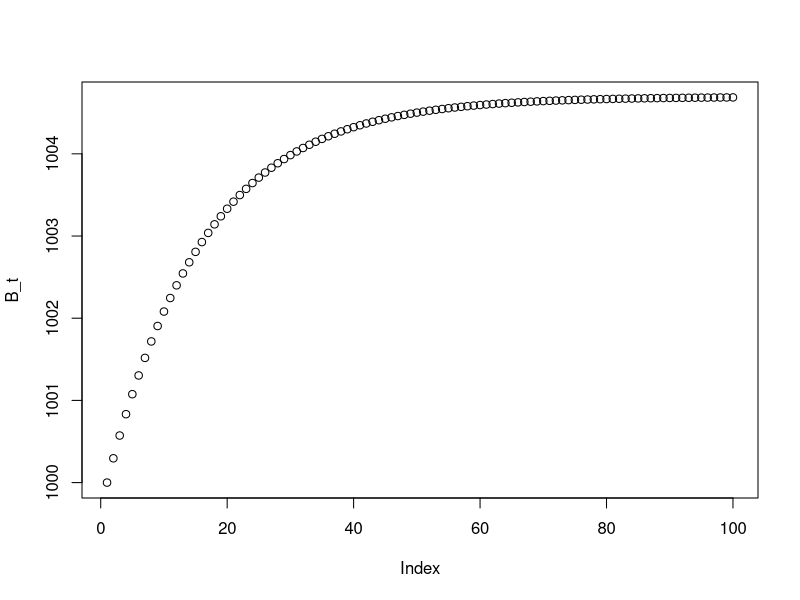
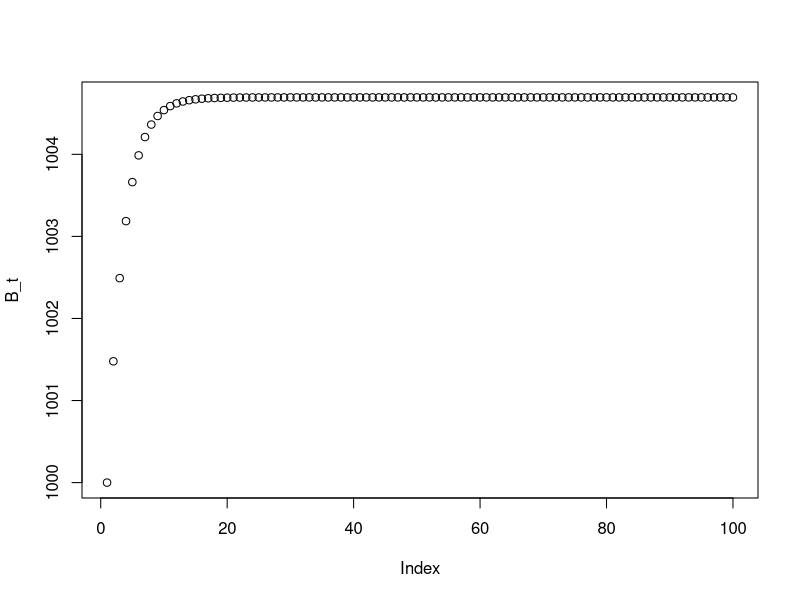
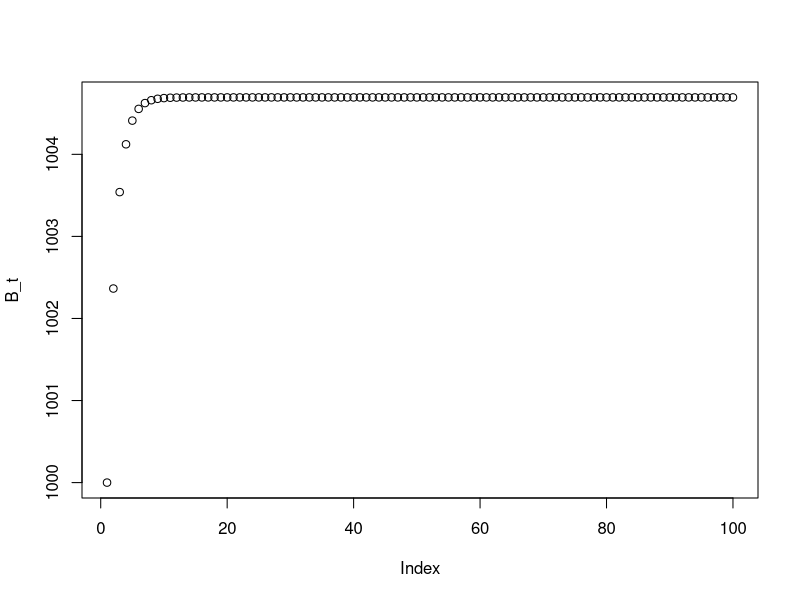

R code for these plots, in order:
## ---- chunk 1
library(tidyverse)
## ---- chunk 2

# Define the function
pt <- function(B_t, r, K, p, H){
  B_t <- B_t + (
    ((r/p) * B_t) *
      (1-((B_t/K) ^ (p)))
    ) - H
  return(B_t)
}

## ---- chunk 3
F_oa <- function(r,p){
  (r/p) * (1-
             ((0.3 ^ (p))/
                ((p+1) ^ (1+p)))
           )
}

## ---- chunk 4
#Define initial parameters:
#Note these values of r are made up - not actually reflective of slow vs fast growing species; need to find this still
r_slow<- 0.1 #intrinsic growth rate for slow-growing species()
r_med <- 0.5 #intrinsic growth rate for medium-growing species ()
r_fast <- 0.8 #intrinsic growth rate for fast-growing species ()

K <- 10000 #carrying capacity (metric tons)
p <- 0.2 #shape parameter 


B0_open <- 0.1*K #Assume initial biomass is being fished at open access

B_t <- B0_open #at time 1 B_t = B0


## ---- chunk 5
# Define timescale (t)
tyears <- 100

#Find F_oa
F_slow <- F_oa(r=r_slow, p=p)

#Reset B_t
B_t <- B0_open

#Looped pt model:
for(t in 2:tyears){
  B_t[t] <- pt(B_t = B_t[t-1], r = r_slow, K = K, p = p, H = F_slow*B_t[t-1])
}

plot(B_t)

# save results in a data frame

# create a time vector
time <- c(1:100)

# create a data frame with time vector
results_slow <- as.data.frame(time)

# add model loop result vector to data frame
results_slow$B_t <- B_t

## ---- chunk 6
# Define timescale (t)
tyears <- 100

#Find F_oa
F_med <- F_oa(r=r_med, p=p)

#Reset B_t
B_t <- B0_open

#Looped pt model:
for(t in 2:tyears){
  B_t[t] <- pt(B_t = B_t[t-1], r = r_med, K = K, p = p, H = F_med*B_t[t-1])
}

plot(B_t)

# save results in a data frame

# create a data frame with time vector
results_medium <- as.data.frame(time)

# add model loop result vector to data frame
results_medium$B_t <- B_t

## ---- chunk 7
# Define timescale (t)
tyears <- 100

#Find F_oa
F_fast <- F_oa(r=r_fast, p=p)

#Reset B_t
B_t <- B0_open

#Looped pt model:
for(t in 2:tyears){
  B_t[t] <- pt(B_t = B_t[t-1], r = r_fast, K = K, p = p, H = F_fast*B_t[t-1])
}

plot(B_t)

# save results in a data frame

# create a data frame with time vector
results_fast <- as.data.frame(time)

# add model loop result vector to data frame
results_fast$B_t <- B_t
